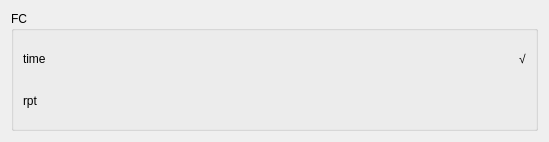
<?xml version="1.0" encoding="UTF-8"?>
<ui version="4.0">
 <class>Form</class>
 <widget class="QWidget" name="Form">
  <property name="geometry">
   <rect>
    <x>0</x>
    <y>0</y>
    <width>549</width>
    <height>142</height>
   </rect>
  </property>
  <property name="windowTitle">
   <string>Form</string>
  </property>
  <layout class="QVBoxLayout" name="verticalLayout">
   <item>
    <widget class="QGroupBox" name="groupBox">
     <property name="title">
      <string>FC</string>
     </property>
     <layout class="QGridLayout" name="gridLayout">
      <property name="sizeConstraint">
       <enum>QLayout::SetDefaultConstraint</enum>
      </property>
      <item row="0" column="1" alignment="Qt::AlignRight">
       <widget class="QLabel" name="check">
        <property name="text">
         <string>√</string>
        </property>
       </widget>
      </item>
      <item row="0" column="0">
       <widget class="QLabel" name="send_time">
        <property name="text">
         <string>time</string>
        </property>
       </widget>
      </item>
      <item row="3" column="0" colspan="2">
       <widget class="QLabel" name="rpt">
        <property name="styleSheet">
         <string notr="true">font: 12pt &quot;微软雅黑&quot;;</string>
        </property>
        <property name="text">
         <string>rpt</string>
        </property>
       </widget>
      </item>
     </layout>
    </widget>
   </item>
  </layout>
 </widget>
 <resources/>
 <connections/>
</ui>
